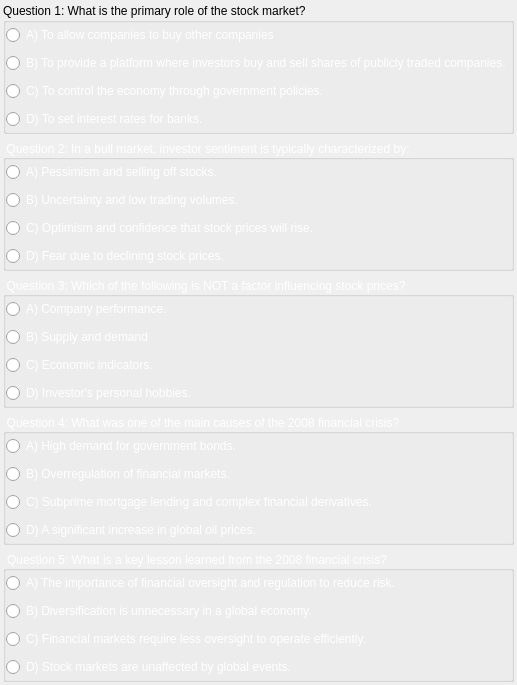
                 <widget class="QWidget" name="quiz1scrollWidget">
                  <property name="geometry">
                   <rect>
                    <x>0</x>
                    <y>0</y>
                    <width>513</width>
                    <height>685</height>
                   </rect>
                  </property>
                  <layout class="QVBoxLayout" name="verticalLayout">
                   <property name="leftMargin">
                    <number>3</number>
                   </property>
                   <property name="topMargin">
                    <number>3</number>
                   </property>
                   <property name="rightMargin">
                    <number>3</number>
                   </property>
                   <property name="bottomMargin">
                    <number>3</number>
                   </property>
                   <item>
                    <widget class="QGroupBox" name="M1Question1">
                     <property name="title">
                      <string>Question 1: What is the primary role of the stock market?</string>
                     </property>
                     <layout class="QVBoxLayout" name="verticalLayout_8">
                      <property name="leftMargin">
                       <number>0</number>
                      </property>
                      <property name="topMargin">
                       <number>0</number>
                      </property>
                      <property name="rightMargin">
                       <number>0</number>
                      </property>
                      <property name="bottomMargin">
                       <number>0</number>
                      </property>
                      <item>
                       <widget class="QRadioButton" name="M1Q1A1">
                        <property name="styleSheet">
                         <string notr="true">color: white;</string>
                        </property>
                        <property name="text">
                         <string>A) To allow companies to buy other companies</string>
                        </property>
                       </widget>
                      </item>
                      <item>
                       <widget class="QRadioButton" name="M1Q1A2_C">
                        <property name="styleSheet">
                         <string notr="true">color: white;</string>
                        </property>
                        <property name="text">
                         <string>B) To provide a platform where investors buy and sell shares of publicly traded companies.</string>
                        </property>
                       </widget>
                      </item>
                      <item>
                       <widget class="QRadioButton" name="M1Q1A3">
                        <property name="styleSheet">
                         <string notr="true">color: white;</string>
                        </property>
                        <property name="text">
                         <string>C) To control the economy through government policies.</string>
                        </property>
                       </widget>
                      </item>
                      <item>
                       <widget class="QRadioButton" name="M1Q1A4">
                        <property name="styleSheet">
                         <string notr="true">color: white;</string>
                        </property>
                        <property name="text">
                         <string>D) To set interest rates for banks.</string>
                        </property>
                       </widget>
                      </item>
                     </layout>
                    </widget>
                   </item>
                   <item>
                    <widget class="QGroupBox" name="M1Question2">
                     <property name="styleSheet">
                      <string notr="true">color: white;</string>
                     </property>
                     <property name="title">
                      <string>Question 2: In a bull market, investor sentiment is typically characterized by:</string>
                     </property>
                     <layout class="QVBoxLayout" name="verticalLayout_7">
                      <property name="leftMargin">
                       <number>0</number>
                      </property>
                      <property name="topMargin">
                       <number>0</number>
                      </property>
                      <property name="rightMargin">
                       <number>0</number>
                      </property>
                      <property name="bottomMargin">
                       <number>0</number>
                      </property>
                      <item>
                       <widget class="QRadioButton" name="M1Q2A1">
                        <property name="styleSheet">
                         <string notr="true">color: white;</string>
                        </property>
                        <property name="text">
                         <string>A) Pessimism and selling off stocks.</string>
                        </property>
                       </widget>
                      </item>
                      <item>
                       <widget class="QRadioButton" name="M1Q2A2">
                        <property name="text">
                         <string>B) Uncertainty and low trading volumes.</string>
                        </property>
                       </widget>
                      </item>
                      <item>
                       <widget class="QRadioButton" name="M1Q2A3_C">
                        <property name="text">
                         <string>C) Optimism and confidence that stock prices will rise.</string>
                        </property>
                       </widget>
                      </item>
                      <item>
                       <widget class="QRadioButton" name="M1Q2A4">
                        <property name="text">
                         <string>D) Fear due to declining stock prices.</string>
                        </property>
                       </widget>
                      </item>
                     </layout>
                    </widget>
                   </item>
                   <item>
                    <widget class="QGroupBox" name="M1Question3">
                     <property name="styleSheet">
                      <string notr="true">color: white;</string>
                     </property>
                     <property name="title">
                      <string>Question 3: Which of the following is NOT a factor influencing stock prices?</string>
                     </property>
                     <layout class="QVBoxLayout" name="verticalLayout_6">
                      <property name="leftMargin">
                       <number>0</number>
                      </property>
                      <property name="topMargin">
                       <number>0</number>
                      </property>
                      <property name="rightMargin">
                       <number>0</number>
                      </property>
                      <property name="bottomMargin">
                       <number>0</number>
                      </property>
                      <item>
                       <widget class="QRadioButton" name="M1Q3A1">
                        <property name="text">
                         <string>A) Company performance.</string>
                        </property>
                       </widget>
                      </item>
                      <item>
                       <widget class="QRadioButton" name="M1Q3A2">
                        <property name="text">
                         <string>B) Supply and demand</string>
                        </property>
                       </widget>
                      </item>
                      <item>
                       <widget class="QRadioButton" name="M1Q3A3">
                        <property name="text">
                         <string>C) Economic indicators.</string>
                        </property>
                       </widget>
                      </item>
                      <item>
                       <widget class="QRadioButton" name="M1Q3A4_C">
                        <property name="text">
                         <string>D) Investor's personal hobbies.</string>
                        </property>
                       </widget>
                      </item>
                     </layout>
                    </widget>
                   </item>
                   <item>
                    <widget class="QGroupBox" name="M1Question4">
                     <property name="styleSheet">
                      <string notr="true">color: white;</string>
                     </property>
                     <property name="title">
                      <string>Question 4: What was one of the main causes of the 2008 financial crisis?</string>
                     </property>
                     <layout class="QVBoxLayout" name="verticalLayout_5">
                      <property name="leftMargin">
                       <number>0</number>
                      </property>
                      <property name="topMargin">
                       <number>0</number>
                      </property>
                      <property name="rightMargin">
                       <number>0</number>
                      </property>
                      <property name="bottomMargin">
                       <number>0</number>
                      </property>
                      <item>
                       <widget class="QRadioButton" name="M1Q4A1">
                        <property name="text">
                         <string>A) High demand for government bonds.</string>
                        </property>
                       </widget>
                      </item>
                      <item>
                       <widget class="QRadioButton" name="M1Q4A2">
                        <property name="text">
                         <string>B) Overregulation of financial markets.</string>
                        </property>
                       </widget>
                      </item>
                      <item>
                       <widget class="QRadioButton" name="M1Q4A3_C">
                        <property name="text">
                         <string>C) Subprime mortgage lending and complex financial derivatives.</string>
                        </property>
                       </widget>
                      </item>
                      <item>
                       <widget class="QRadioButton" name="M1Q4A4">
                        <property name="text">
                         <string>D) A significant increase in global oil prices.</string>
                        </property>
                       </widget>
                      </item>
                     </layout>
                    </widget>
                   </item>
                   <item>
                    <widget class="QGroupBox" name="M1Question5">
                     <property name="styleSheet">
                      <string notr="true">color: white;</string>
                     </property>
                     <property name="title">
                      <string>Question 5: What is a key lesson learned from the 2008 financial crisis?</string>
                     </property>
                     <layout class="QVBoxLayout" name="verticalLayout_4">
                      <property name="leftMargin">
                       <number>0</number>
                      </property>
                      <property name="topMargin">
                       <number>0</number>
                      </property>
                      <property name="rightMargin">
                       <number>0</number>
                      </property>
                      <property name="bottomMargin">
                       <number>0</number>
                      </property>
                      <item>
                       <widget class="QRadioButton" name="M1Q5A1_C">
                        <property name="text">
                         <string>A) The importance of financial oversight and regulation to reduce risk.</string>
                        </property>
                       </widget>
                      </item>
                      <item>
                       <widget class="QRadioButton" name="M1Q5A4">
                        <property name="text">
                         <string>B) Diversification is unnecessary in a global economy.</string>
                        </property>
                       </widget>
                      </item>
                      <item>
                       <widget class="QRadioButton" name="M1Q5A3">
                        <property name="text">
                         <string>C) Financial markets require less oversight to operate efficiently.</string>
                        </property>
                       </widget>
                      </item>
                      <item>
                       <widget class="QRadioButton" name="M1Q5A2">
                        <property name="text">
                         <string>D) Stock markets are unaffected by global events.</string>
                        </property>
                       </widget>
                      </item>
                     </layout>
                    </widget>
                   </item>
                  </layout>
                 </widget>
